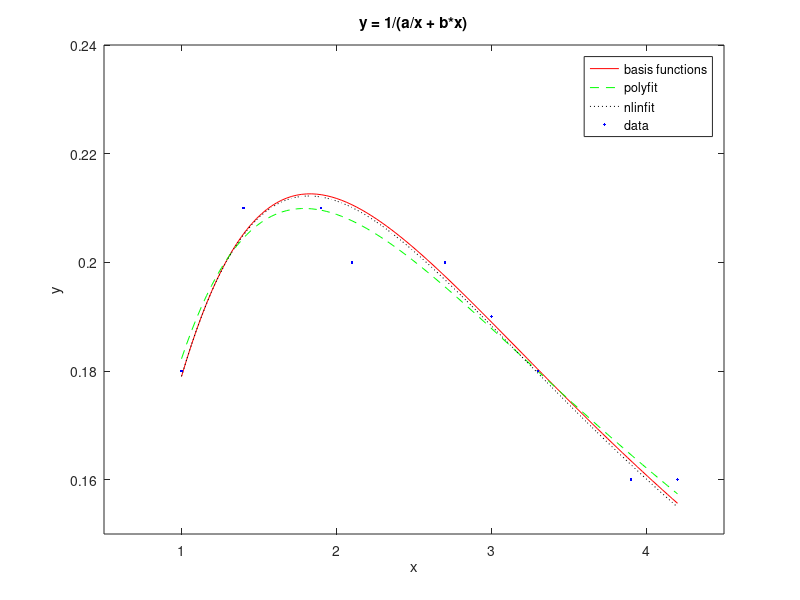

The MATLAB script that drew this image:
%20 November 2013

%----------------------------------1---------------------------------------
%Q1a.
%temperature + pressure data
Ti = [250:10:350];
Pi = [260 504 1184 2910 3913 9462 18841 16952 41529 86903 77537];

%known values
A = 10.33;
B = 1642.89;
C = -42.85;

ce = [A B C]';      %exact parameters
c0 = [1 1000 -1]';  %initial parameters

f = @(c,t)(c(1) - (c(2) ./ (c(3) + t)));    %antoine equation

c = nlinfit(Ti,log10(Pi),f,c0);     %nlinfit model function

T = linspace(250,350,360);
P = f(c,T);
    
plot(T,P,'r-',T,f(ce, T),'k:',Ti,log10(Pi),'b.');   %generate plot

xlabel('T (K)');
ylabel('log_{10}(P)');
title('Antoine Equation');
xlim([240 360]);
ylim([2 6]);
set(gca,'xtick',[220:20:380]);
set(gca,'ytick',[2:1:6]);
legend('nlinfit method', 'known model', 'data', 'Location', 'Best');

%Q1b.
%temperature + pressure data
Ti = [250:10:350];
Pi = [260 504 1184 2910 3913 9462 18841 16952 41529 86903 77537];

%polyfit
P = polyfit(Ti, 1 ./ (A - log10(Pi)), 1);
B = 1 / P(1);
C = P(2) / P(1);

T = linspace(250,350,360);
y = A - (B ./ (C + T));

%generate plot
plot(T,y,'r-',T,f(ce,T),'k:',Ti,log10(Pi),'b.');

xlabel('T (K)');
ylabel('log_{10}(P)');
title('Antoine Equation');
xlim([240 360]);
ylim([2 6]);
set(gca,'xtick',[220:20:380]);
set(gca,'ytick',[2:1:6]);
legend('polyfit method', 'known model', 'data', 'Location', 'Best');

%----------------------------------2---------------------------------------
%data
xi = [1.0 1.4 1.9 2.1 2.7 3.0 3.3 3.9 4.2]';
yi = [.18 .21 .21 .20 .20 .19 .18 .16 .16]';
x = linspace(1,4.2,100);

%Q2a. - basis function
A = [1 ./ xi, xi];
c = A \ (1 ./ yi);
y = 1 ./ (c(1) ./ x + c(2) * x);
plot(x, y, 'r-');
hold on;

%Q2b. - polynomial fit
p = polyfit(xi,(xi ./ yi), 2);
A = p(3);
B = p(1);
c = [c; A; B];
y2 = (x ./ (A + B .* x.^2));
plot(x,x ./ polyval(p,x),'g--');
hold on;

%Q2c. - nonlinear regression
A = [1 ./ xi, xi];
c2 = A \ (1 ./ yi);
y3 = @(c2, x)(1 ./ (c2(1) ./x + c2(2) .* x));
c0 = c2;
c2 = nlinfit(xi,yi,y3,c0);
c = [c; c2];
k = y3(c2,x);

%generate plot
plot(x,k,'k:', xi, yi, 'b.');
hold off;

xlabel('x');
ylabel('y');
title('y = 1/(a/x + b*x)');
xlim([0.5 4.5]);
ylim([0.15 0.24]);
set(gca,'xtick',[1:4]);
set(gca,'ytick',[0.16:.02:0.24]);
legend('basis functions', 'polyfit', 'nlinfit', 'data', 'Location', 'Best');

%Q2d.
fprintf('    method           a         b   \n');
fprintf('-----------------------------------\n');
fprintf('basis functions   %0.4f    %0.4f\npolyfit\t\t\t  %0.4f    %0.4f\nnlinfit\t\t\t  %0.4f    %0.4f',c);
